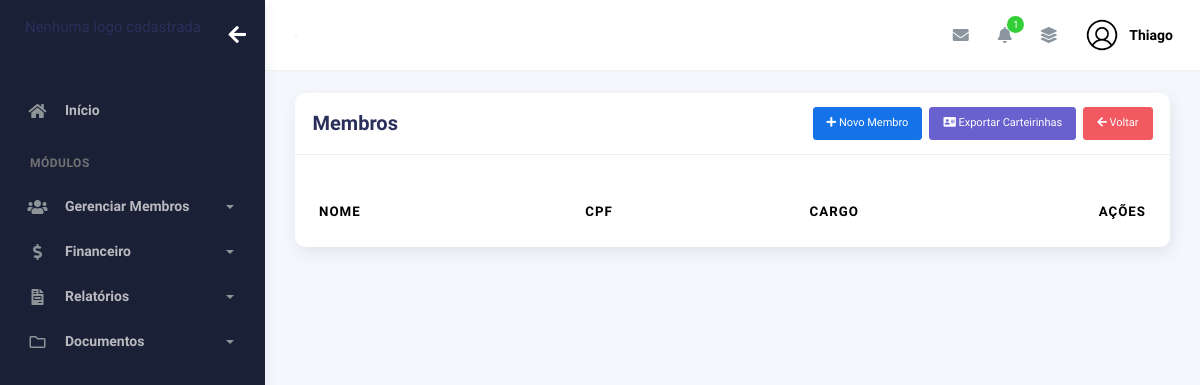
Page /index/membros/ (signed in) on the earlier database version.
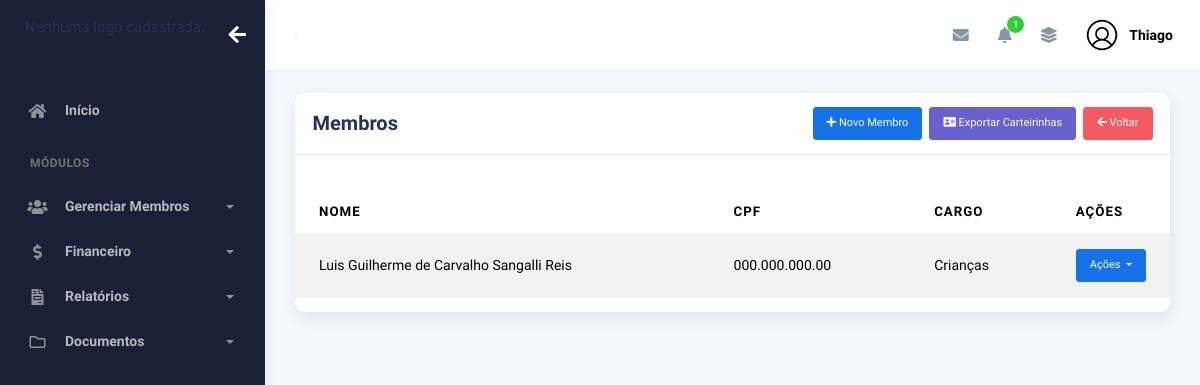
Same page on the later database version.
### plataformaigreja/models.py (models this page shows, shortened)
class Membros(models.Model):
    choices_sexo = (('F', 'Feminino'),
                    ('M', 'Masculino'))
    choices_cargo = (('A', 'Auxiliar'),
                     ('C', 'Congregado'),
                     ('Cr', 'Crianças'),
                     ('Da', 'Diaconisa'),
                     ('D', 'Diácono'),
                     ('E', 'Evangelista'),
                     ('J', 'Jovem'),
                     ('Mb', 'Membro'),
                     ('Mi', 'Missionário(a)'),
                     ('Pr', 'Pastor'),
                     ('P', 'Presbítero'))
    nome = models.CharField(max_length=50)
    sexo = models.CharField(max_length=1, choices=choices_sexo)
    cpf = models.CharField(max_length=20, blank=True, null=True)
    email = models.EmailField(blank=True, null=True)
    telefone = models.CharField(max_length=19, blank=True, null=True)
    endereco = models.CharField(max_length=100, blank=True, null=True)
    foto = models.ImageField(upload_to="img_membros", null=True, blank=True)
    data_nascimento = models.DateField(null=True, blank=True)
    data_batismo = models.DateField(null=True, blank=True)
    cargo = models.CharField(max_length=2, choices=choices_cargo)
    pastor = models.ForeignKey(
        User,
        on_delete=models.CASCADE
    )
    nome_igreja = models.ForeignKey('igreja.Igreja', on_delete=models.CASCADE, null=True, blank=True)
    ativo = models.BooleanField(default=True)

### plataformaigreja/views.py (the view, shortened to what this page needs)
# urls.py: path('membros/', views.membros, name='membros'),
@login_required(login_url='/usuarios/login')
def membros(request):
    if request.method == "GET":
        membros = Membros.objects.filter(pastor=request.user, ativo=True)
        total_membros = membros.count()  # Conta os membros daquele pastor
        return render(request, 'membros.html', {
            'membros': membros,
            'total_membros': total_membros,
        })

### igreja/context_processors.py (called while the page is built)
def logo_igreja(request):
    if request.user.is_authenticated:
        igreja = Igreja.objects.filter(pastor=request.user).first()
        return {"logo_igreja": igreja.logo.url if igreja and igreja.logo else None}
    return {"logo_igreja": None}

### plataformaigreja/context_processors.py (called while the page is built)
def total_membros_context(request):
    if request.user.is_authenticated:
        total_membros = Membros.objects.filter(pastor=request.user, ativo=True).count()
    else:
        total_membros = 0
    return {
        'total_membros': total_membros
    }

def total_membros_transferidos(request):
    if request.user.is_authenticated:
        total_membros_transf = Membros.objects.filter(pastor=request.user, ativo=False).count()
    else:
        total_membros_transf = 0
    return {
        'total_membros_transf': total_membros_transf
    }

### plataformaigreja/templates/membros.html (shortened to what this page needs)
{% extends "bases/base_plataformaigreja.html" %}
{% load static %}
{% block 'conteudo' %}
<div class="row">
  <div class="col-md-12">
    <div class="card">
      <div class="card-header">
        <div class="d-flex align-items-center">
          <h4 class="card-title">Membros</h4>
          <button class="btn btn-primary ms-auto btn-sm" data-bs-toggle="modal"
            data-bs-target="#addRowModal"><i class="fa fa-plus"></i>
            Novo Membro
          </button>
          <a href="{% url 'selecionar_carteirinhas' %}" class="btn btn-secondary ms-2 btn-sm"><i class="fas fa-address-card"></i> Exportar Carteirinhas</a>
          <a href="{% url 'controle_membros' %}" class="btn btn-danger ms-2 btn-sm"><i class="fas fa-arrow-left"></i> Voltar</a>
        </div>
      </div>
      <div class="card-body">
      </div>
        <div class="table-responsive">
          <table id="add-row" class="display table table-striped table-hover">
            <thead>
              <tr>
                <th>Nome</th>
                <th>CPF</th>
                <th>CARGO</th>
                <th style="width: 10%">Ações</th>
              </tr>
            </thead>
            <tbody>
              {% for membro in membros %}
                <tr>
                  <td>{{membro.nome}}</td>
                  <td>{{membro.cpf | default:"000.000.000-00"}}</td>
                  <td>
                    {% if membro.cargo == "Mb" %}
                      Membro
                    {% elif membro.cargo == "A" %}
                      Auxiliar
                    {% elif membro.cargo == "C" %}
                      Congregado
                    {% elif membro.cargo == "Cr" %}
                      Crianças
                    {% elif membro.cargo == "Da" %}
                      Diaconisa
                    {% elif membro.cargo == "D" %}
                      Diácono
                    {% elif membro.cargo == "E" %}
                      Evangelista
                    {% elif membro.cargo == "J" %}
                      Jovem
                    {% elif membro.cargo == "Mi" %}
                      Missionário(a)
                    {% elif membro.cargo == "Pr" %}
                      Pastor
                    {% elif membro.cargo == "P" %}
                      Presbítero
                    {% endif %}
                  </td>
                  <td>
                    <button id="btnGroupDrop1" type="button" class="btn btn-primary btn-sm dropdown-toggle" data-bs-toggle="dropdown" aria-expanded="false">
                      Ações
                    </button>
                  </td>
                </tr>
              {% endfor %}
            </tbody>
          </table>
        </div>
      </div>
    </div>
  </div>
</div>
</div>
{% endblock %}

Differences in the rows shown:
added Membros: nome "Luis Guilherme de Carvalho Sangalli Reis", cpf "000.000.000.00", cargo "Crianças"
